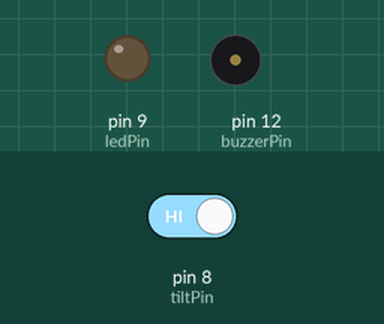
Bench run of a sketch on a simulated Arduino Uno, built with avr-gcc and run on an emulated ATmega328P. On the bench: output pins drawn as LEDs (lit = HIGH), buzzer (waves = sounding, pin HIGH). The test bench sets the inputs (shaded band); at power-on: pin 8 (tiltPin) HIGH.

Above: at 1.2 s.
1.3 s: pin 8 (tiltPin) driven LOW
At 2.2 s:
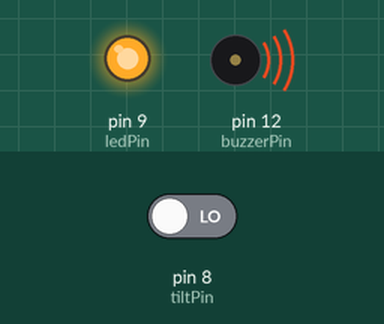
2.8 s: pin 8 (tiltPin) driven HIGH
At 3.4 s:
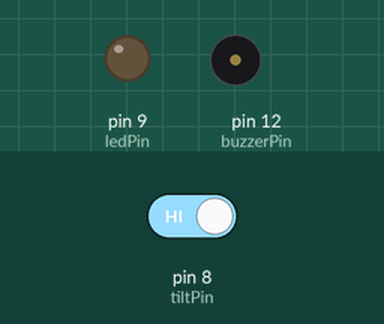
Timing chart, 0 to 5.8 s (numbered marks = the images above; inputs shaded):
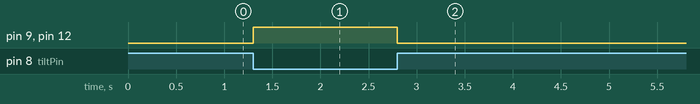

The sketch:

SF9.ino
```cpp
const int tiltPin = 8; // Pin for tilt sensor
const int ledPin = 9;  // Pin for LED
const int buzzerPin = 12; // Pin for Buzzer

void setup() {
  pinMode(tiltPin, INPUT);
  pinMode(ledPin, OUTPUT);
  pinMode(buzzerPin, OUTPUT);
}

void loop() {
  int tiltState = digitalRead(tiltPin); // Read the state of the tilt sensor

  if (tiltState == LOW) { // If the tilt sensor is activated
    digitalWrite(ledPin, HIGH); // Turn on the LED
    digitalWrite(buzzerPin, HIGH); // Turn on the buzzer
  } else {
    digitalWrite(ledPin, LOW); // Turn off the LED
    digitalWrite(buzzerPin, LOW); // Turn off the buzzer
  }
  delay(100); // Short delay for stability
}
```

Measured:
- after the input at 1.3 s, pin 9 (ledPin), pin 12 (buzzerPin): LOW → HIGH at once
- after the input at 2.8 s, pin 9 (ledPin), pin 12 (buzzerPin): HIGH → LOW at once
